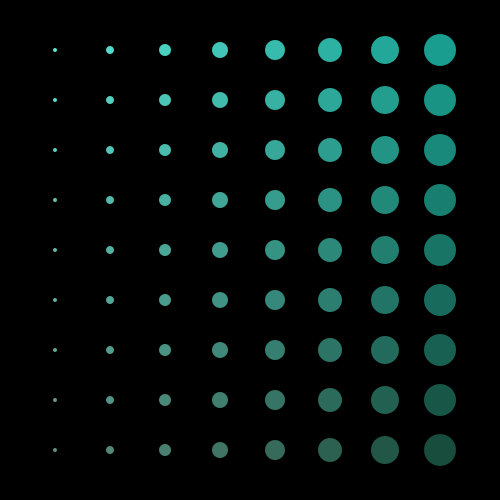
Frame 1 (no input)
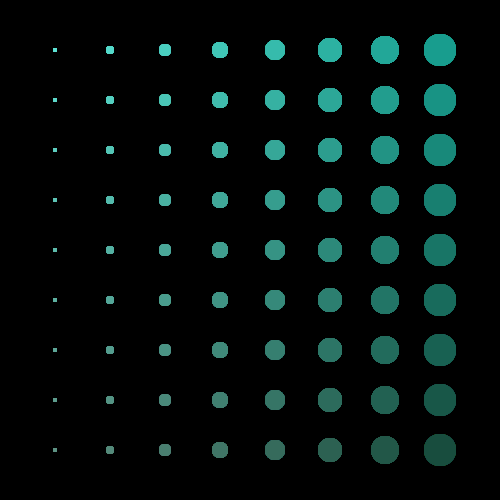
Frame 60 (the mouse pressed at the canvas centre just before this capture)
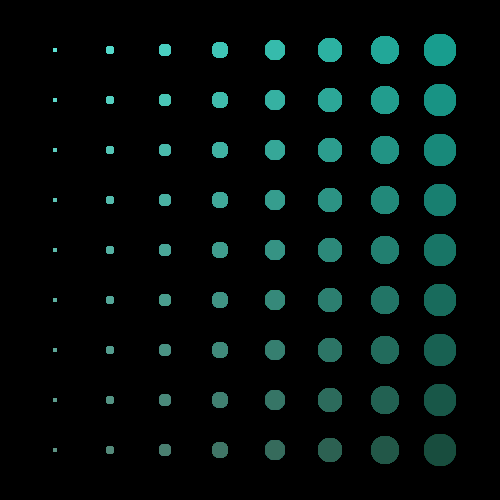
Frame 120 (the mouse held since frame 60 and released just before this capture)

The Processing sketch that drew these frames (run headless with seeded random() and noise(); from frame 60 on, the mouse is pressed at the canvas centre):

// Processing sketch: processing_38087
// ── processing_38087.pde

void setup()
{
  background(0, 0, 0);
  size(500, 500);
  smooth();
  noStroke();
}

int column = 9;
int row = 9;

void draw()
{
  for(int y = 0; y<column; y+=1)
    {
  for(int x = 0; x<column; x+=1)
  {
   
          fill(104-(x*10), 237-(x*10)-(y*10), 222-(x*10)-(y*10));
          ellipse((x*55),50+(y*50), x*4, x*4);

    }
  }
}               
